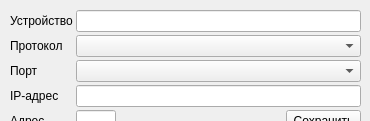
<?xml version="1.0" encoding="UTF-8"?>
<ui version="4.0">
 <class>Widget</class>
 <widget class="QWidget" name="Widget">
  <property name="geometry">
   <rect>
    <x>0</x>
    <y>0</y>
    <width>370</width>
    <height>121</height>
   </rect>
  </property>
  <property name="windowTitle">
   <string>Widget</string>
  </property>
  <widget class="QWidget" name="formLayoutWidget">
   <property name="geometry">
    <rect>
     <x>10</x>
     <y>10</y>
     <width>351</width>
     <height>141</height>
    </rect>
   </property>
   <layout class="QFormLayout" name="formLayout">
    <property name="horizontalSpacing">
     <number>3</number>
    </property>
    <property name="verticalSpacing">
     <number>3</number>
    </property>
    <item row="0" column="1">
     <widget class="QLineEdit" name="device_input"/>
    </item>
    <item row="1" column="0">
     <widget class="QLabel" name="protocol_label">
      <property name="text">
       <string>Протокол</string>
      </property>
     </widget>
    </item>
    <item row="1" column="1">
     <widget class="QComboBox" name="protocol_cbox"/>
    </item>
    <item row="2" column="0">
     <widget class="QLabel" name="port_label">
      <property name="text">
       <string>Порт</string>
      </property>
     </widget>
    </item>
    <item row="2" column="1">
     <widget class="QComboBox" name="port_cbox"/>
    </item>
    <item row="3" column="0">
     <widget class="QLabel" name="ip_label">
      <property name="text">
       <string>IP-адрес</string>
      </property>
     </widget>
    </item>
    <item row="3" column="1">
     <widget class="QLineEdit" name="ip_input"/>
    </item>
    <item row="4" column="0">
     <widget class="QLabel" name="address_label">
      <property name="text">
       <string>Адрес</string>
      </property>
     </widget>
    </item>
    <item row="4" column="1">
     <layout class="QHBoxLayout" name="horizontalLayout">
      <item>
       <widget class="QLineEdit" name="address_input">
        <property name="maximumSize">
         <size>
          <width>40</width>
          <height>16777215</height>
         </size>
        </property>
       </widget>
      </item>
      <item>
       <widget class="QLabel" name="dummy">
        <property name="minimumSize">
         <size>
          <width>50</width>
          <height>0</height>
         </size>
        </property>
        <property name="text">
         <string/>
        </property>
       </widget>
      </item>
      <item>
       <widget class="QPushButton" name="submit_btn">
        <property name="maximumSize">
         <size>
          <width>75</width>
          <height>16777215</height>
         </size>
        </property>
        <property name="text">
         <string>Сохранить</string>
        </property>
       </widget>
      </item>
     </layout>
    </item>
    <item row="0" column="0">
     <widget class="QLabel" name="device_label">
      <property name="text">
       <string>Устройство</string>
      </property>
     </widget>
    </item>
   </layout>
  </widget>
 </widget>
 <resources/>
 <connections/>
</ui>
